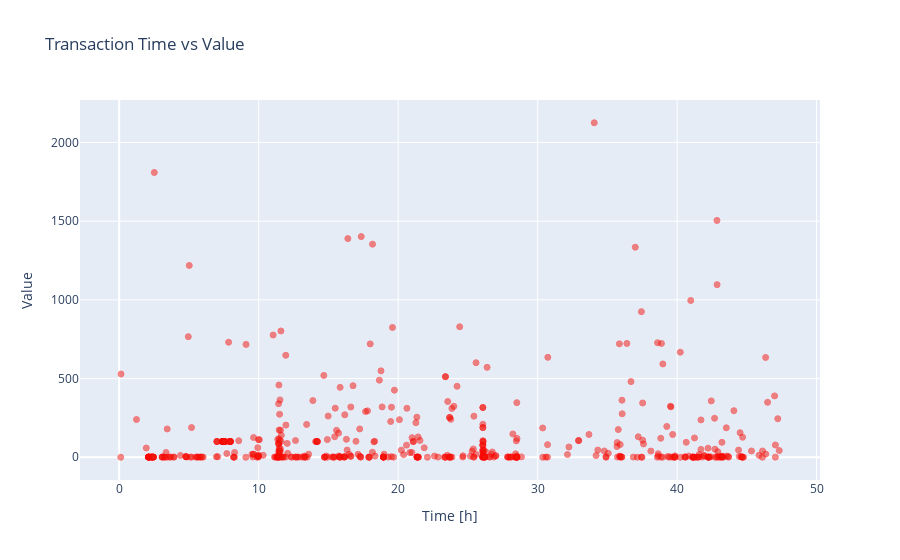

Notebook cell for this chart:
### Markdown cell above
## Scatter Plot of Fraudulent Transactions: Time vs Amount

### Code cell
# Create a scatter plot for fraudulent transactions
data_for_scatter_plot = data.loc[data['Fraud_Flag'] == 1]
data_for_scatter_plot['Transaction_Time'] = data_for_scatter_plot['Transaction_Time'] / 3600  # Convert to hours
data_for_scatter_plot['Transaction_Amount'] = data_for_scatter_plot['Transaction_Amount'].astype(float)  # Ensure it's float

trace = go.Scatter(
    x=data_for_scatter_plot['Transaction_Time'],
    y=data_for_scatter_plot['Transaction_Amount'],
    name="Transaction Amount",
    marker=dict(
        color='rgb(238,23,11)',
        line=dict(
            color='red',
            width=1
        ),
        opacity=0.5,
    ),
    text=data_for_scatter_plot['Transaction_Amount'],
    mode="markers"
)

scatter_plot_data= [trace]
layout = dict(
    title='Transaction Time vs Value',
    xaxis=dict(title='Time [h]', showticklabels=True),
    yaxis=dict(title='Value'),
    hovermode='closest'
)

fig = dict(data=scatter_plot_data, layout=layout) 
iplot(fig, filename='fraud-amount')

### Figure 1 — Plotly figure (JSON) as saved in the notebook; plotly's stock layout.template omitted (floating-point values rounded to 4 significant figures; data arrays with more than 128 entries replaced by an {"elided": "..."} marker saying what was removed)
{"data": [{"marker": {"color": "rgb(238,23,11)", "line": {"color": "red", "width": 1}, "opacity": 0.5}, "mode": "markers", "name": "Transaction Amount", "text": {"elided": "492 float values"}, "type": "scatter", "x": {"elided": "492 float values"}, "y": {"elided": "492 float values"}}], "layout": {"hovermode": "closest", "title": {"text": "Transaction Time vs Value"}, "xaxis": {"showticklabels": true, "title": {"text": "Time [h]"}}, "yaxis": {"title": {"text": "Value"}}}}
